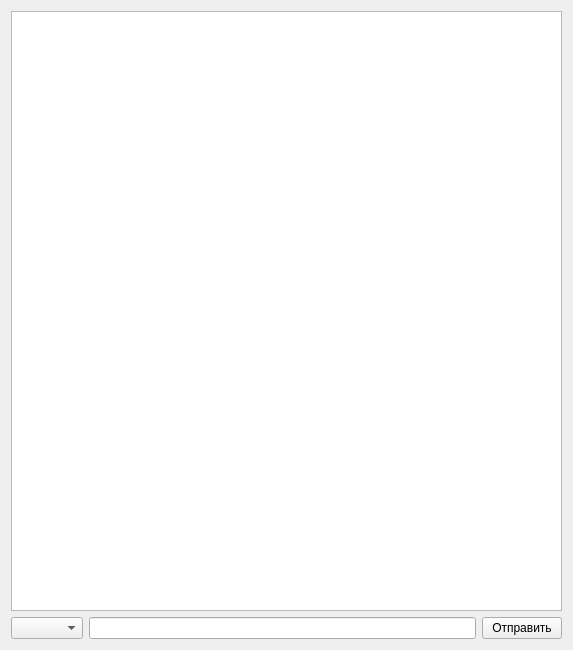
<?xml version="1.0" encoding="UTF-8"?>
<ui version="4.0">
 <class>TerminalFrame</class>
 <widget class="QFrame" name="TerminalFrame">
  <property name="geometry">
   <rect>
    <x>0</x>
    <y>0</y>
    <width>573</width>
    <height>650</height>
   </rect>
  </property>
  <property name="windowTitle">
   <string>Frame</string>
  </property>
  <layout class="QVBoxLayout" name="verticalLayout_2">
   <item>
    <layout class="QVBoxLayout" name="verticalLayout">
     <item>
      <widget class="QTextEdit" name="textEdit"/>
     </item>
    </layout>
   </item>
   <item>
    <layout class="QHBoxLayout" name="horizontalLayout">
     <item>
      <widget class="QComboBox" name="comboBox_address"/>
     </item>
     <item>
      <widget class="QLineEdit" name="lineEdit_message"/>
     </item>
     <item>
      <widget class="QPushButton" name="pushButton_transmit">
       <property name="text">
        <string>Отправить</string>
       </property>
      </widget>
     </item>
    </layout>
   </item>
  </layout>
 </widget>
 <resources/>
 <connections/>
</ui>
